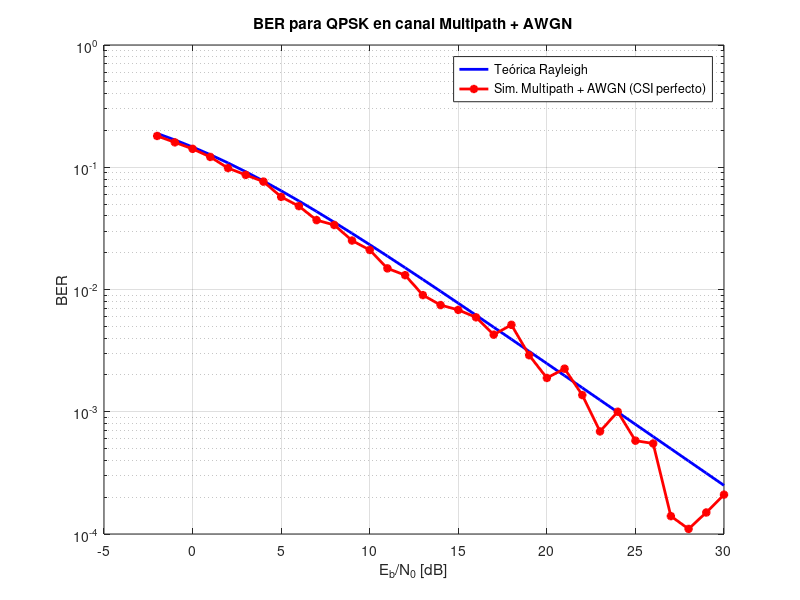

The MATLAB script that drew this image: (Note: a time limit stopped this script after it produced the figure.)
clc; clear all; close all;

% Parámetros
num_bits = 1e5;
k = 2; % bits por símbolo para QPSK
num_symbols = num_bits / k;
EbN0_dB = -2:1:30;
L = 5; % número de trayectorias
v_kmh = 120; fc = 700e6;
v = v_kmh / 3.6;
lambda = 3e8 / fc;
fd_max = v / lambda;
num_runs = 1;

% Mapeo QPSK Gray
bit_map = [0 0; 0 1; 1 1; 1 0]; % Codificación Gray
mapping = [1+1j; -1+1j; -1-1j; 1-1j] / sqrt(2); % Símbolos QPSK

ber_total = zeros(1, length(EbN0_dB));

for idx = 1:length(EbN0_dB)
    EbN0 = 10^(EbN0_dB(idx)/10);
    for run = 1:num_runs
        % Transmisión
        bits = randi([0 1], 1, num_bits);
        bit_pairs = reshape(bits, 2, []).';
        [~, indices] = ismember(bit_pairs, bit_map, 'rows');
        symbols = mapping(indices).';

        % Canal Rayleigh plano con L trayectorias
        t = linspace(0, 1, num_symbols);
        an = ones(1,L)/sqrt(L);
        thetan = 2*pi*rand(1,L);
        fDn = fd_max * cos(2*pi*rand(1,L));
        H = zeros(1,num_symbols);
        for l = 1:L
            H = H + an(l)*exp(1j*(thetan(l) - 2*pi*fDn(l)*t));
        end
        H(abs(H) < 1e-3) = 1e-3; % Evitar divisiones por 0

        % Canal con ruido AWGN usando la función awgn (SNR por símbolo)
        snr_symb_dB = EbN0_dB(idx) + 10*log10(k);
        y = awgn(symbols .* H, snr_symb_dB, 'measured');

        % Ecualización con CSI perfecto
        y_eq = y ./ H;

        % Detección
        decoded_bits = zeros(num_bits, 1);
        for n = 1:num_symbols
            distances = abs(y_eq(n) - mapping).^2;
            [~, idx_min] = min(distances);
            decoded_bits(2*n-1:2*n) = bit_map(idx_min, :);
        end

        ber_total(idx) = ber_total(idx) + sum(decoded_bits' ~= bits);
    end
end

% BER promedio
ber_avg = ber_total / (num_runs * num_bits);

% BER teórica Rayleigh
EbN0_lin = 10.^(EbN0_dB/10);
ber_rayleigh_theory = 0.5*(1 - sqrt(EbN0_lin./(EbN0_lin+1)));

% Gráfica BER
figure;
semilogy(EbN0_dB, ber_rayleigh_theory, 'b-', 'LineWidth', 2); hold on;
semilogy(EbN0_dB, ber_avg, 'r*-', 'LineWidth', 2);
grid on;
legend('Teórica Rayleigh', 'Sim. Multipath + AWGN (CSI perfecto)');
xlabel('E_b/N_0 [dB]'); ylabel('BER');
title('BER para QPSK en canal Multipath + AWGN');

% --- Visualización de constelaciones ---
% Nuevos bits
bits = randi([0 1], 1, num_bits);
bit_pairs = reshape(bits, 2, []).';
[~, indices] = ismember(bit_pairs, bit_map, 'rows');
symbols = mapping(indices).';

% Canal
t = linspace(0, 1, num_symbols);
an = ones(1,L)/sqrt(L);
thetan = 2*pi*rand(1,L);
fDn = fd_max * cos(2*pi*rand(1,L));
H = zeros(1,num_symbols);
for l = 1:L
    H = H + an(l)*exp(1j*(thetan(l) - 2*pi*fDn(l)*t));
end
H(abs(H) < 1e-3) = 1e-3;

% Ruido y señal
snr_example_dB = 30;
y_rx = awgn(symbols .* H, snr_example_dB + 10*log10(k), 'measured');
y_eq = y_rx ./ H;

% Gráficas de constelación
figure;
subplot(1,3,1); plot(real(symbols), imag(symbols), 'bo');
title('Constelación Transmitida'); axis equal; grid on;
xlabel('Re'); ylabel('Im');

subplot(1,3,2); plot(real(y_rx), imag(y_rx), 'rx');
title('Recibida sin ecualizar'); axis equal; grid on;
xlabel('Re'); ylabel('Im');

subplot(1,3,3); plot(real(y_eq), imag(y_eq), 'gx');
title('Recibida tras ecualización (CSI perfecto)');
axis equal; grid on; xlabel('Re'); ylabel('Im');
